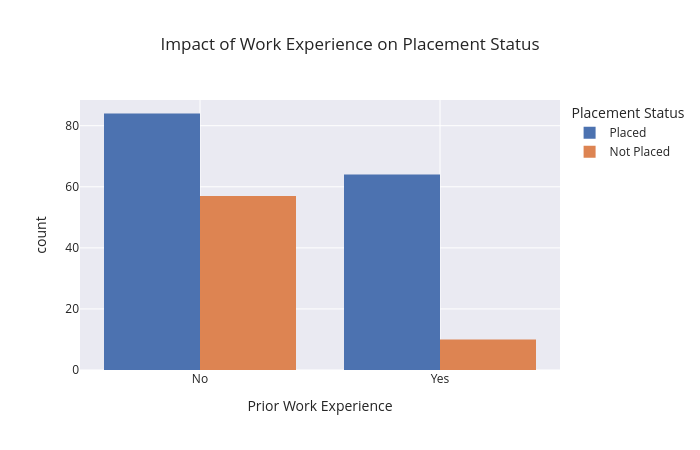

Notebook code for this chart:
### Markdown cell above
> **Quick Observation (Academic Performance Analysis):**
> * **10th Grade vs Placement Status:** Students having higher 10th grade percentages have more placement, indicating 10th grade performance may have a positive influence on placement.
> * **12th Grade vs Placement Status:** Students with higher 12th-grade percentages are more likely to be placed, although some overlap exists between the two groups.
> * **Undergraduate Degree vs Placement Status:** Higher the undergraduate marks, better are the placement outcomes which makes degree percentage an important factor.
> * **MBA Post-Graduation vs Placement Status:** MBA percentage does not clearly shows difference between placed and non-placed students, indicating it has a weaker impact on placement.
> * The boxplots also shows **outliers** in 12th-grade(hsc-p) and Undergraduate(degree_p)  percentages. These outliers are reatined instead of being removed as they represent genuine variations in performance instead of data entry errors.

### Code cell
# 4.4 Work Experience and Specialization effect

# Work Experience split by Status
fig1 = px.histogram(df, x="workex", color="status", barmode="group",
                    title="Impact of Work Experience on Placement Status",
                    labels={"workex": "Prior Work Experience", "status": "Placement Status"},
                    template="seaborn", width=700, height=450)
fig1.show()

### Figure 1 — Plotly figure (JSON) as saved in the notebook; plotly's stock layout.template omitted (floating-point values rounded to 4 significant figures; data arrays with more than 128 entries replaced by an {"elided": "..."} marker saying what was removed)
{"data": [{"alignmentgroup": "True", "bingroup": "x", "hovertemplate": "Placement Status=Placed<br>Prior Work Experience=%{x}<br>count=%{y}<extra></extra>", "legendgroup": "Placed", "marker": {"color": "rgb(76,114,176)", "pattern": {"shape": ""}}, "name": "Placed", "offsetgroup": "Placed", "orientation": "v", "showlegend": true, "type": "histogram", "x": {"elided": "148 str values"}, "xaxis": "x", "yaxis": "y"}, {"alignmentgroup": "True", "bingroup": "x", "hovertemplate": "Placement Status=Not Placed<br>Prior Work Experience=%{x}<br>count=%{y}<extra></extra>", "legendgroup": "Not Placed", "marker": {"color": "rgb(221,132,82)", "pattern": {"shape": ""}}, "name": "Not Placed", "offsetgroup": "Not Placed", "orientation": "v", "showlegend": true, "type": "histogram", "x": ["No", "Yes", "No", "No", "No", "No", "No", "No", "Yes", "No", "No", "No", "No", "Yes", "No", "No", "No", "No", "No", "No", "No", "No", "No", "No", "No", "No", "No", "No", "No", "No", "No", "Yes", "No", "No", "Yes", "No", "No", "No", "No", "No", "No", "Yes", "Yes", "No", "No", "No", "No", "Yes", "Yes", "No", "No", "No", "No", "No", "No", "Yes", "No", "No", "No", "No", "No", "No", "No", "No", "No", "No", "No"], "xaxis": "x", "yaxis": "y"}], "layout": {"barmode": "group", "height": 450, "legend": {"title": {"text": "Placement Status"}, "tracegroupgap": 0}, "title": {"text": "Impact of Work Experience on Placement Status"}, "width": 700, "xaxis": {"anchor": "y", "domain": [0, 1], "title": {"text": "Prior Work Experience"}}, "yaxis": {"anchor": "x", "domain": [0, 1], "title": {"text": "count"}}}}
